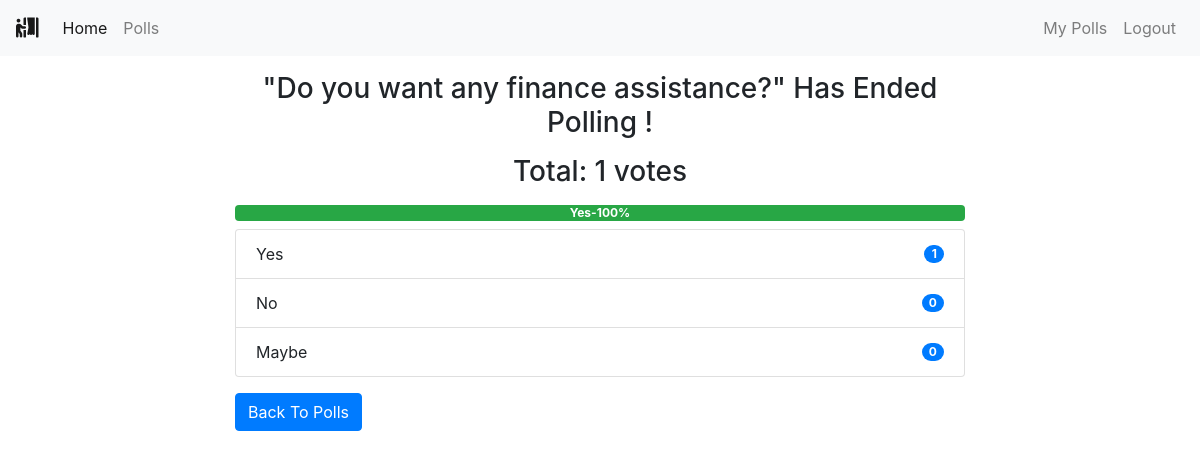
The page /polls/end/3/ (signed in) on the database its author committed.
### polls/models.py (models this page shows, shortened)
class Poll(models.Model):
    owner = models.ForeignKey(User, on_delete=models.CASCADE)
    text = models.TextField()
    pub_date = models.DateTimeField(default=timezone.now)
    active = models.BooleanField(default=True)
    @property
    def get_vote_count(self):
        return self.vote_set.count()
    def get_result_dict(self):
        res = []
        for choice in self.choice_set.all():
            d = {}
            alert_class = ['primary', 'secondary', 'success',
                           'danger', 'dark', 'warning', 'info']
            d['alert_class'] = secrets.choice(alert_class)
            d['text'] = choice.choice_text
            d['num_votes'] = choice.get_vote_count
            if not self.get_vote_count:
                d['percentage'] = 0
            else:
                d['percentage'] = (choice.get_vote_count /
                                   self.get_vote_count)*100
            res.append(d)
        return res

class Choice(models.Model):
    poll = models.ForeignKey(Poll, on_delete=models.CASCADE)
    choice_text = models.CharField(max_length=255)
    @property
    def get_vote_count(self):
        return self.vote_set.count()

### polls/views.py (the view)
# urls.py: path('end/<int:poll_id>/', views.endpoll, name='end_poll'),
@login_required
def endpoll(request, poll_id):
    poll = get_object_or_404(Poll, pk=poll_id)
    if request.user != poll.owner:
        return redirect('home')
    if poll.active is True:
        poll.active = False
        poll.save()
        return render(request, 'polls/poll_result.html', {'poll': poll})
    else:
        return render(request, 'polls/poll_result.html', {'poll': poll})

### polls/templates/polls/poll_result.html
{% extends 'base.html' %}
{% block content %}
<div class="container">
    {% if messages %}
    <div class="messages">
        {% for message in messages %}
        <div {% if message.tags %} class="{{ message.tags }}" {% endif %}>{{ message }}
            <button type="button" class="close" data-dismiss="alert" aria-label="Close">
                <span aria-hidden="true">&times;</span>
            </button>
        </div>
        {% endfor %}
    </div>
    {% else %}
    <div class="row">
        <div class="col-md-8 offset-sm-2">
            {% if poll.active %}
            <h3 class="mt-3 mb-3 text-center">Result for: {{ poll.text }}</h3>
            {% else %}
            <h3 class="mt-3 mb-3 text-center">"{{ poll.text }}" Has Ended Polling !</h3>
            {% endif %}
            <h3 class="mb-2 text-center">Total: {{ poll.get_vote_count }} votes</h3>
            <div class="progress mt-3 mb-2">
                {% for choice in poll.get_result_dict %}
                <div class="progress-bar bg-{{ choice.alert_class }}" role="progressbar" style="width: {{ choice.percentage }}%;"
                    aria-valuenow="30" aria-valuemin="0" aria-valuemax="100"><b>
                        {{choice.text|truncatewords:2}}-{{choice.percentage|floatformat}}%</b>
                </div>
                {% endfor %}
            </div>
            <ul class="list-group">
                {% for choice in poll.choice_set.all %}
                <li class="list-group-item d-flex justify-content-between align-items-center">
                    {{ choice.choice_text }}
                    <span class="badge badge-primary badge-pill">{{ choice.get_vote_count }}</span>
                </li>
                {% endfor %}
            </ul>
            {% endif %}
            <a class="btn btn-primary mt-3" href="{% url 'polls:list' %}" role="button">Back To Polls</a>
        </div>
    </div>
</div>
{% endblock content %}

### templates/base.html (shortened to what this page needs)
{% load static %}
<!DOCTYPE html>
<html lang="en">
<head>
    <link rel="stylesheet" href="https://maxcdn.bootstrapcdn.com/bootstrap/4.0.0/css/bootstrap.min.css"
>
    <link rel="stylesheet" href="https://use.fontawesome.com/releases/v5.6.3/css/all.css"
>
</head>
<body>
    {% include 'includes/navbar.html' %}
    {% block content %}
    {% endblock content %}
</body>
</html>

### templates/includes/navbar.html (shortened to what this page needs)
<nav class="navbar navbar-expand-sm navbar-light bg-light">
    <a class="navbar-brand" href="{% url 'home' %}"><i class="fas fa-person-booth"></i></a>
    <div class="collapse navbar-collapse" id="collapsibleNavId">
        <ul class="navbar-nav mr-auto mt-2 mt-lg-0">
            <li class="nav-item active">
                <a class="nav-link" href="{% url 'home' %}">Home <span class="sr-only">(current)</span></a>
            </li>
            {% if request.user.is_authenticated %}
            <li class="nav-item">
                <a class="nav-link" href="{% url 'polls:list' %}">Polls</a>
            </li>
            {% endif %}
        </ul>
        <div class="navbar-nav ml-auto">
            {% if request.user.is_authenticated %}
            <a class="nav-link" href="{% url 'polls:list_by_user' %}">My Polls</a>
            <a class="nav-link" href="{% url 'accounts:logout' %}">Logout</a>
            {% else %}
            <a class="nav-link" href="{% url 'accounts:login' %}">Login</a>
            <a class="nav-link" href="{% url 'accounts:register' %}">Register</a>
            {% endif %}
        </div>
    </div>
</nav>

### rows shown on the page
Poll: text "Do you want any finance assistance?", get_vote_count "1"
Choice: text "Yes", choice_text "Yes", get_vote_count "1"
Choice: choice_text "No", get_vote_count "0"
Choice: choice_text "Maybe", get_vote_count "0"

### other values the page prints
{{ choice.percentage|floatformat }} "100"
